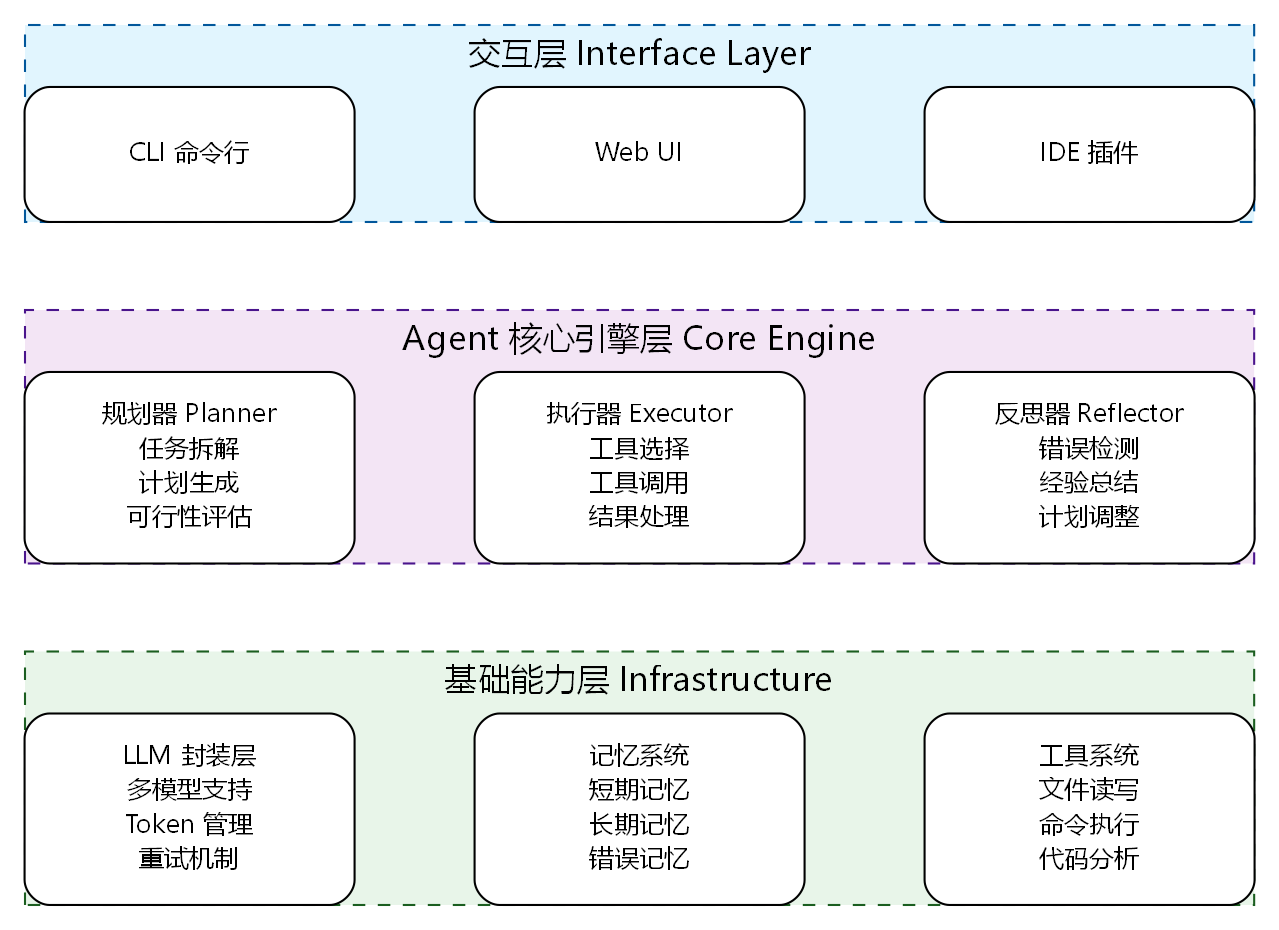

This figure's Python source:
#!/usr/bin/env python
# -*- coding: utf-8 -*-
"""Generate 3-layer architecture diagram with Graphviz (better layout control)."""

import os
import subprocess
import tempfile

dot_content = '''digraph Architecture {
    rankdir=TB;
    nodesep=0.8;
    ranksep=1.2;
    node [shape=box, style="filled, rounded", fillcolor=white, fontname="Microsoft YaHei", fontsize=11];
    edge [style=invis];

    subgraph cluster_interface {
        label="交互层 Interface Layer";
        style="filled, dashed";
        fillcolor="#e1f5fe";
        color="#01579b";
        fontname="Microsoft YaHei";
        fontsize=14;
        rank=same;
        CLI [label="CLI 命令行"];
        WebUI [label="Web UI"];
        IDE [label="IDE 插件"];
    }

    subgraph cluster_core {
        label="Agent 核心引擎层 Core Engine";
        style="filled, dashed";
        fillcolor="#f3e5f5";
        color="#4a148c";
        fontname="Microsoft YaHei";
        fontsize=14;
        rank=same;
        Planner [label="规划器 Planner\\n任务拆解\\n计划生成\\n可行性评估"];
        Executor [label="执行器 Executor\\n工具选择\\n工具调用\\n结果处理"];
        Reflector [label="反思器 Reflector\\n错误检测\\n经验总结\\n计划调整"];
    }

    subgraph cluster_infra {
        label="基础能力层 Infrastructure";
        style="filled, dashed";
        fillcolor="#e8f5e9";
        color="#1b5e20";
        fontname="Microsoft YaHei";
        fontsize=14;
        rank=same;
        LLM [label="LLM 封装层\\n多模型支持\\nToken 管理\\n重试机制"];
        Memory [label="记忆系统\\n短期记忆\\n长期记忆\\n错误记忆"];
        Tools [label="工具系统\\n文件读写\\n命令执行\\n代码分析"];
    }

    cluster_interface -> cluster_core;
    cluster_core -> cluster_infra;
}
'''

output_path = os.path.join(os.path.dirname(__file__), "architecture-3layer.png")

with tempfile.NamedTemporaryFile(mode='w', suffix='.dot', delete=False, encoding='utf-8') as f:
    f.write(dot_content)
    temp_dot = f.name

try:
    cmd = ['dot', '-Tpng', '-Gdpi=150', temp_dot, '-o', output_path]
    print(f"Running: {' '.join(cmd)}")
    result = subprocess.run(cmd, capture_output=True, text=True, encoding='utf-8', errors='ignore')
    print(f"Exit code: {result.returncode}")
    if result.returncode == 0:
        print(f"[OK] Diagram generated: {output_path}")
    else:
        print(f"stderr: {result.stderr}")
        raise Exception(f"Command failed with exit code {result.returncode}")
finally:
    os.unlink(temp_dot)
